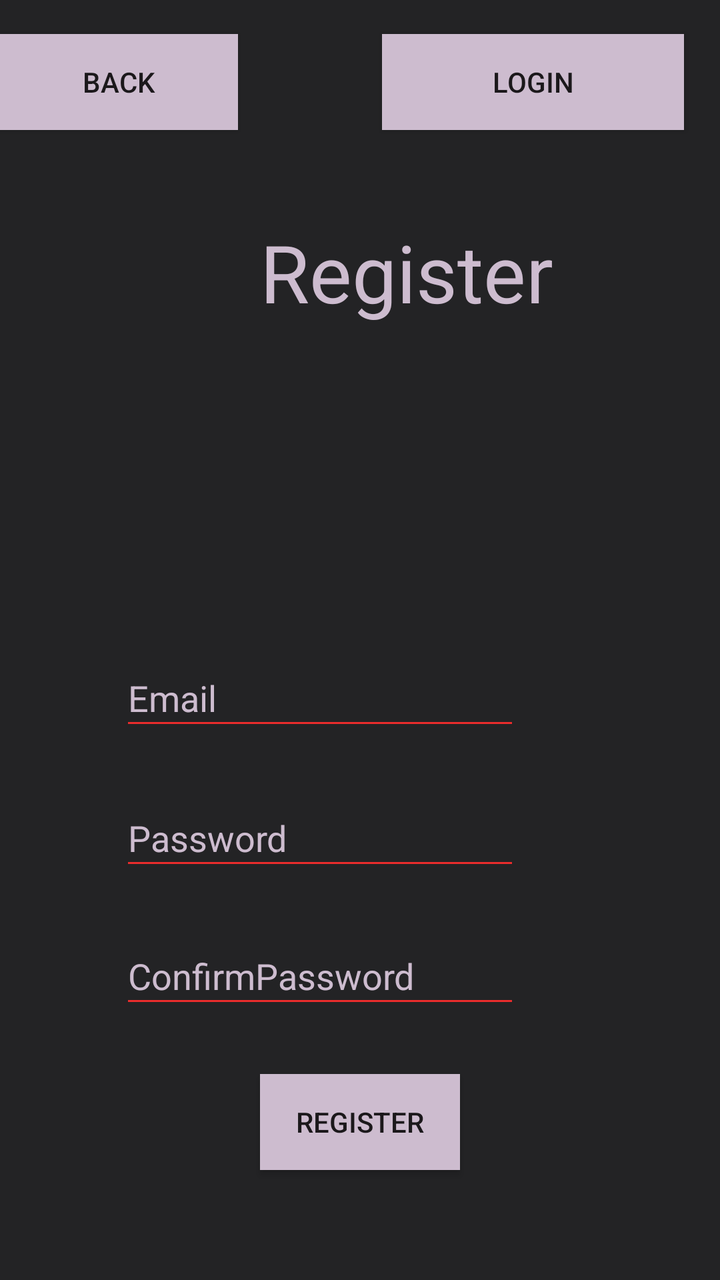
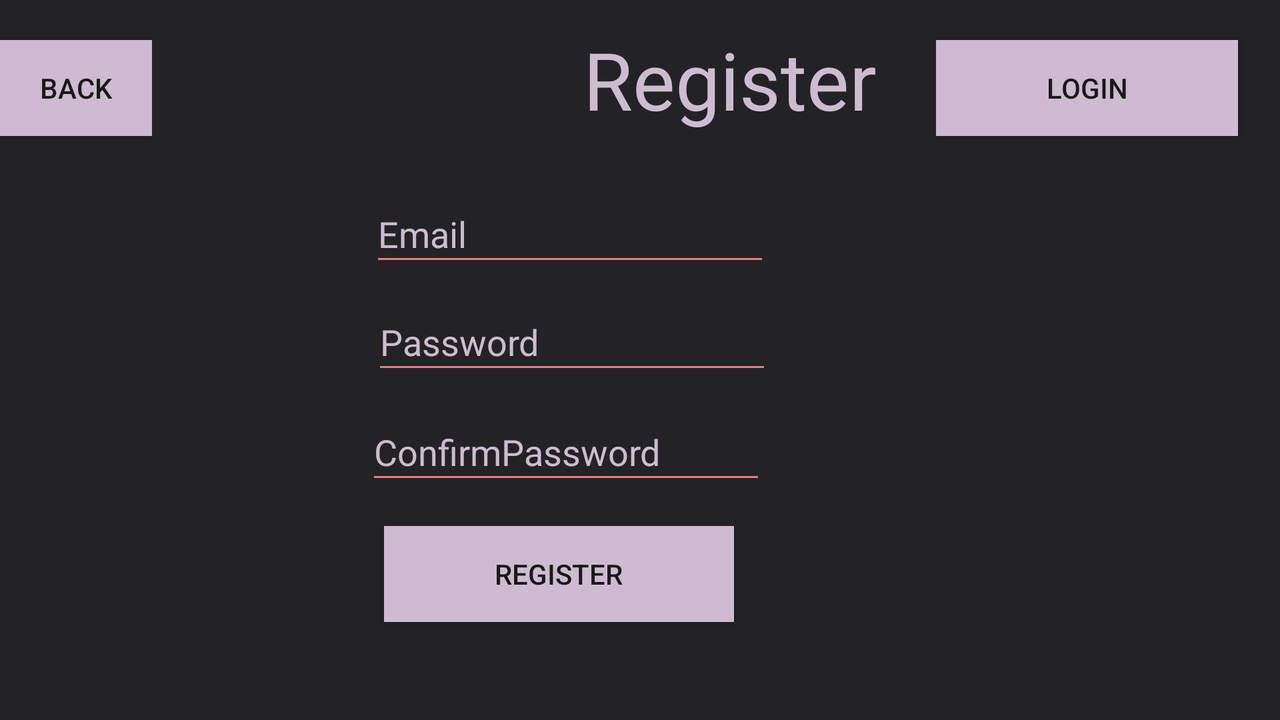

Compare how this app lays out the same screen by default and in its alternative resource folder. The renders come first, then the two layout files and the values they reference.
<!-- AndroidManifest.xml: application theme AppTheme -->
<!-- res/layout/activity_register.xml -->
<?xml version="1.0" encoding="utf-8"?>
<RelativeLayout xmlns:android="http://schemas.android.com/apk/res/android"
    xmlns:app="http://schemas.android.com/apk/res-auto"
    xmlns:tools="http://schemas.android.com/tools"
    android:layout_width="match_parent"
    android:layout_height="match_parent"
    android:background="@color/colorPrimaryDark"
    android:backgroundTint="@color/colorPrimary"
    android:fadeScrollbars="false"
    tools:context=".RegisterActivity">

    <Button
        android:id="@+id/register"
        style="@style/Widget.AppCompat.Button.Small"
        android:layout_width="151dp"
        android:layout_height="wrap_content"
        android:layout_alignParentStart="true"

        android:layout_alignParentEnd="true"
        android:layout_alignParentBottom="true"
        android:layout_marginStart="130dp"
        android:layout_marginEnd="130dp"
        android:layout_marginBottom="55dp"
        android:background="#cdbccf"
        android:text="Register"
        android:textColorLink="#cdbccf" />

    <EditText
        android:id="@+id/email"
        android:layout_width="200dp"
        android:layout_height="45dp"
        android:layout_above="@+id/pass"
        android:layout_alignParentEnd="true"
        android:layout_marginEnd="100dp"
        android:layout_marginBottom="25dp"
        android:backgroundTint="#EA2C2C"
        android:ems="10"
        android:hint="Email"
        android:inputType="textPersonName"
        android:textColor="#cdbccf"
        android:textColorHint="#cdbccf" />

    <EditText
        android:id="@+id/pass"
        android:layout_width="200dp"
        android:layout_height="45dp"
        android:layout_above="@+id/cpass"
        android:layout_alignParentEnd="true"
        android:layout_marginEnd="100dp"
        android:layout_marginBottom="24dp"
        android:backgroundTint="#EA2C2C"
        android:ems="10"
        android:hint="Password"
        android:inputType="textPassword"
        android:textColor="#cdbccf"
        android:textColorHint="#cdbccf" />

    <EditText
        android:id="@+id/cpass"
        android:layout_width="200dp"
        android:layout_height="45dp"
        android:layout_alignParentEnd="true"
        android:layout_alignParentBottom="true"
        android:layout_marginEnd="100dp"
        android:layout_marginBottom="131dp"
        android:backgroundTint="#EA2C2C"
        android:ems="10"
        android:hint="ConfirmPassword"
        android:inputType="textPassword"
        android:textColorHint="#cdbccf" />

    <Button
        android:id="@+id/logBtn"
        style="@style/Widget.AppCompat.Button.Small"
        android:layout_width="151dp"
        android:layout_height="wrap_content"
        android:layout_alignParentTop="true"
        android:layout_alignParentEnd="true"
        android:layout_marginTop="17dp"
        android:layout_marginEnd="18dp"
        android:background="#cdbccf"
        android:text="Login" />

    <Button
        android:id="@+id/backregbut"
        style="@style/Widget.AppCompat.Button.Small"
        android:layout_width="151dp"
        android:layout_height="wrap_content"
        android:layout_alignParentTop="true"
        android:layout_alignParentEnd="true"
        android:layout_marginTop="17dp"
        android:layout_marginEnd="241dp"
        android:background="#cdbccf"
        android:text="Back" />

    <TextView
        android:id="@+id/textView2"
        android:layout_width="207dp"
        android:layout_height="wrap_content"
        android:layout_above="@+id/imageView4"
        android:layout_alignParentStart="true"
        android:layout_marginStart="100dp"
        android:layout_marginLeft="100dp"
        android:layout_marginBottom="-163dp"
        android:text="Register"
        android:textAlignment="center"
        android:textColor="#cdbccf"
        android:textSize="40sp" />

    <ImageView
        android:id="@+id/imageView4"
        android:layout_width="176dp"
        android:layout_height="205dp"
        android:layout_alignParentStart="true"
        android:layout_alignParentTop="true"
        android:layout_marginStart="130dp"
        android:layout_marginLeft="130dp"
        android:layout_marginTop="210dp"
        app:srcCompat="@drawable/signup" />


</RelativeLayout>
<!-- resources referenced by this layout -->
<resources>
  <color name="colorPrimary">#232325</color>
  <color name="colorPrimaryDark">#232325</color>
  <style name="AppTheme" parent="Theme.AppCompat.Light.DarkActionBar">
          
          <item name="colorPrimary">@color/colorPrimary</item>
          <item name="colorPrimaryDark">@color/colorPrimaryDark</item>
          <item name="colorAccent">@color/colorAccent</item>
      </style>
  <color name="colorAccent">#CEFFFFFF</color>
</resources>
<!-- res/layout-land/activity_register.xml (the repository's variant of the layout above) -->
<!-- drawn on the phone turned sideways -->
<?xml version="1.0" encoding="utf-8"?>
<RelativeLayout xmlns:android="http://schemas.android.com/apk/res/android"
    xmlns:app="http://schemas.android.com/apk/res-auto"
    xmlns:tools="http://schemas.android.com/tools"
    android:layout_width="match_parent"
    android:layout_height="match_parent"
    android:background="@color/gray"
    android:backgroundTint="@color/colorPrimary"
    android:fadeScrollbars="false"
    tools:context=".RegisterActivity">

    <Button
        android:id="@+id/register"
        style="@style/Widget.AppCompat.Button.Small"
        android:layout_width="175dp"
        android:layout_height="wrap_content"
        android:layout_alignParentEnd="true"

        android:layout_alignParentBottom="true"
        android:layout_marginEnd="273dp"
        android:layout_marginBottom="49dp"
        android:background="#cdbccf"
        android:text="Register" />

    <EditText
        android:id="@+id/email"
        android:layout_width="200dp"
        android:layout_height="45dp"
        android:layout_above="@+id/pass"
        android:layout_alignParentEnd="true"
        android:layout_marginEnd="255dp"
        android:layout_marginBottom="9dp"
        android:backgroundTint="#E37D7D"
        android:ems="10"
        android:hint="Email"
        android:inputType="textPersonName"
        android:textAllCaps="false"
        android:textColor="#FFFEFE"
        android:textColorHighlight="#F6EFEF"
        android:textColorHint="#cdbccf" />

    <EditText
        android:id="@+id/pass"
        android:layout_width="200dp"
        android:layout_height="45dp"
        android:layout_alignParentEnd="true"
        android:layout_alignParentBottom="true"
        android:layout_marginEnd="254dp"
        android:layout_marginBottom="168dp"
        android:backgroundTint="#E37D7D"
        android:ems="10"
        android:hint="Password"
        android:inputType="textPassword"
        android:textColorHint="#cdbccf" />

    <EditText
        android:id="@+id/cpass"
        android:layout_width="200dp"
        android:layout_height="45dp"
        android:layout_alignParentEnd="true"
        android:layout_alignParentBottom="true"
        android:layout_marginEnd="257dp"
        android:layout_marginBottom="113dp"
        android:backgroundTint="#E37D7D"
        android:ems="10"
        android:hint="ConfirmPassword"
        android:inputType="textPassword"
        android:textColorHint="#cdbccf" />

    <Button
        android:id="@+id/logBtn"
        android:layout_width="151dp"
        android:layout_height="wrap_content"
        android:layout_alignParentTop="true"
        android:layout_alignParentEnd="true"
        android:layout_marginTop="20dp"
        android:layout_marginEnd="21dp"
        android:background="#cdbccf"
        android:text="Login" />

    <Button
        android:id="@+id/backregbut"
        style="@style/Widget.AppCompat.Button.Small"
        android:layout_width="151dp"
        android:layout_height="wrap_content"
        android:layout_alignParentTop="true"
        android:layout_alignParentEnd="true"
        android:layout_marginTop="20dp"
        android:layout_marginEnd="564dp"
        android:background="#cdbccf"
        android:text="Back" />

    <TextView
        android:id="@+id/textView4"
        android:layout_width="220dp"
        android:layout_height="70dp"
        android:layout_above="@+id/email"
        android:layout_alignParentStart="true"
        android:layout_marginStart="255dp"
        android:layout_marginLeft="240dp"
        android:layout_marginBottom="10dp"
        android:text="Register"
        android:textAlignment="center"
        android:textColor="#cdbccf"
        android:textSize="40sp" />

    <ImageView
        android:id="@+id/imageView5"
        android:layout_width="207dp"
        android:layout_height="195dp"
        android:layout_below="@+id/backregbut"
        android:layout_alignParentEnd="true"
        android:layout_alignParentBottom="true"
        android:layout_marginTop="63dp"
        android:layout_marginEnd="489dp"
        android:layout_marginBottom="85dp"
        app:srcCompat="@drawable/signup" />


</RelativeLayout>
<!-- resources referenced by the variant -->
<!-- as the phone turned sideways resolves them -->
<resources>
  <color name="colorPrimary">#232325</color>
  <color name="gray">#808080</color>
  <style name="AppTheme" parent="Theme.AppCompat.Light.DarkActionBar">
          
          <item name="colorPrimary">@color/colorPrimary</item>
          <item name="colorPrimaryDark">@color/colorPrimaryDark</item>
          <item name="colorAccent">@color/colorAccent</item>
      </style>
  <color name="colorPrimaryDark">#232325</color>
  <color name="colorAccent">#CEFFFFFF</color>
</resources>
